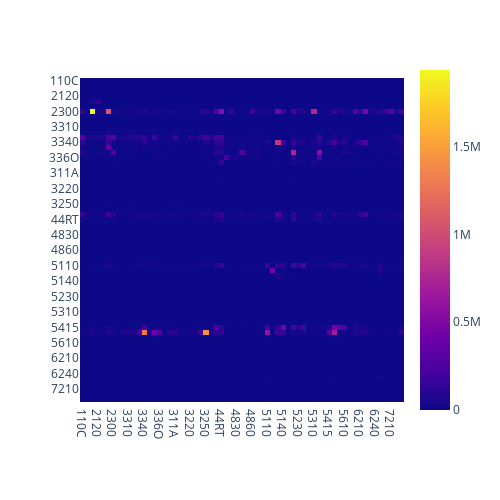

The notebook cell saved with this chart:
### Markdown cell above
## Final BEA Investment Network

### Code cell
bea_matrix = final_equip_matrix + final_structure_matrix + final_ipp_matrix
px.imshow(bea_matrix, width=500, height=500)

### Figure 1 — Plotly figure (JSON) as saved in the notebook; plotly's stock layout.template omitted (floating-point values rounded to 4 significant figures; data arrays with more than 128 entries replaced by an {"elided": "..."} marker saying what was removed)
{"data": [{"coloraxis": "coloraxis", "hovertemplate": "x: %{x}<br>y: %{y}<br>color: %{z}<extra></extra>", "name": "0", "type": "heatmap", "x": ["110C", "113F", "2110", "2120", "2130", "2200", "2300", "3210", "3270", "3310", "3320", "3330", "3340", "3350", "336M", "336O", "3370", "338A", "311A", "313T", "315A", "3220", "3230", "3240", "3250", "3260", "4200", "44RT", "4810", "4820", "4830", "4840", "4850", "4860", "487S", "4930", "5110", "5120", "5130", "5140", "5210", "5220", "5230", "5240", "5250", "5310", "5320", "5411", "5415", "5412", "5500", "5610", "5620", "6100", "6210", "622H", "6230", "6240", "711A", "7130", "7210", "7220", "8100"], "xaxis": "x", "y": ["110C", "113F", "2110", "2120", "2130", "2200", "2300", "3210", "3270", "3310", "3320", "3330", "3340", "3350", "336M", "336O", "3370", "338A", "311A", "313T", "315A", "3220", "3230", "3240", "3250", "3260", "4200", "44RT", "4810", "4820", "4830", "4840", "4850", "4860", "487S", "4930", "5110", "5120", "5130", "5140", "5210", "5220", "5230", "5240", "5250", "5310", "5320", "5411", "5415", "5412", "5500", "5610", "5620", "6100", "6210", "622H", "6230", "6240", "711A", "7130", "7210", "7220", "8100"], "yaxis": "y", "z": {"elided": "63x63 float values"}}], "layout": {"coloraxis": {"colorscale": [[0, "#0d0887"], [0.1111, "#46039f"], [0.2222, "#7201a8"], [0.3333, "#9c179e"], [0.4444, "#bd3786"], [0.5556, "#d8576b"], [0.6667, "#ed7953"], [0.7778, "#fb9f3a"], [0.8889, "#fdca26"], [1, "#f0f921"]]}, "height": 500, "margin": {"t": 60}, "width": 500, "xaxis": {"anchor": "y", "constrain": "domain", "domain": [0, 1], "scaleanchor": "y"}, "yaxis": {"anchor": "x", "autorange": "reversed", "constrain": "domain", "domain": [0, 1]}}}
